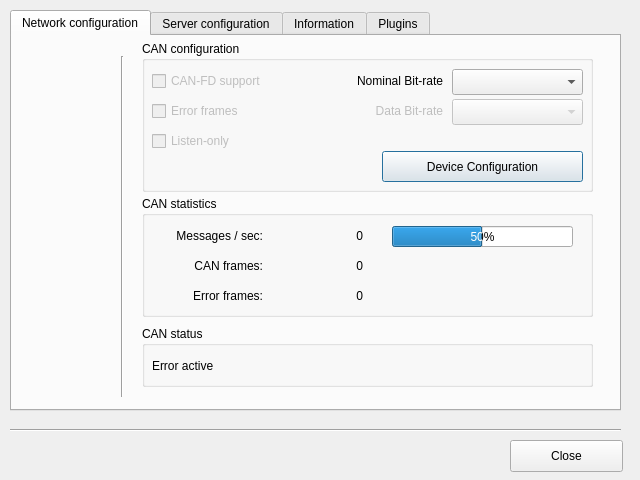
<?xml version="1.0" encoding="UTF-8"?>
<ui version="4.0">
 <class>ServerConfig</class>
 <widget class="QDialog" name="ServerConfig">
  <property name="geometry">
   <rect>
    <x>0</x>
    <y>0</y>
    <width>640</width>
    <height>480</height>
   </rect>
  </property>
  <property name="sizePolicy">
   <sizepolicy hsizetype="Fixed" vsizetype="Fixed">
    <horstretch>0</horstretch>
    <verstretch>0</verstretch>
   </sizepolicy>
  </property>
  <property name="minimumSize">
   <size>
    <width>640</width>
    <height>480</height>
   </size>
  </property>
  <property name="maximumSize">
   <size>
    <width>640</width>
    <height>480</height>
   </size>
  </property>
  <property name="windowTitle">
   <string>Dialog</string>
  </property>
  <property name="windowIcon">
   <iconset>
    <normaloff>:/images/network-icon.png</normaloff>:/images/network-icon.png</iconset>
  </property>
  <property name="locale">
   <locale language="English" country="UnitedStates"/>
  </property>
  <widget class="QPushButton" name="pclBtnCloseM">
   <property name="geometry">
    <rect>
     <x>510</x>
     <y>440</y>
     <width>113</width>
     <height>32</height>
    </rect>
   </property>
   <property name="text">
    <string>Close</string>
   </property>
   <property name="autoDefault">
    <bool>false</bool>
   </property>
  </widget>
  <widget class="QTabWidget" name="pclTabConfigM">
   <property name="enabled">
    <bool>true</bool>
   </property>
   <property name="geometry">
    <rect>
     <x>10</x>
     <y>10</y>
     <width>611</width>
     <height>401</height>
    </rect>
   </property>
   <property name="currentIndex">
    <number>0</number>
   </property>
   <widget class="QWidget" name="pclTabConfigNetworkM">
    <attribute name="title">
     <string>Network configuration</string>
    </attribute>
    <widget class="QGroupBox" name="pclGrpNetworkConfM">
     <property name="geometry">
      <rect>
       <x>130</x>
       <y>5</y>
       <width>451</width>
       <height>151</height>
      </rect>
     </property>
     <property name="title">
      <string>CAN configuration</string>
     </property>
     <widget class="QComboBox" name="pclCbbNetNomBitrateM">
      <property name="geometry">
       <rect>
        <x>310</x>
        <y>28</y>
        <width>131</width>
        <height>26</height>
       </rect>
      </property>
     </widget>
     <widget class="QLabel" name="pclLblNetNomBitrateM">
      <property name="geometry">
       <rect>
        <x>190</x>
        <y>30</y>
        <width>111</width>
        <height>20</height>
       </rect>
      </property>
      <property name="text">
       <string>Nominal Bit-rate</string>
      </property>
      <property name="alignment">
       <set>Qt::AlignRight|Qt::AlignTrailing|Qt::AlignVCenter</set>
      </property>
     </widget>
     <widget class="QCheckBox" name="pclCkbNetErrorFramesM">
      <property name="enabled">
       <bool>false</bool>
      </property>
      <property name="geometry">
       <rect>
        <x>10</x>
        <y>60</y>
        <width>171</width>
        <height>20</height>
       </rect>
      </property>
      <property name="text">
       <string>Error frames</string>
      </property>
     </widget>
     <widget class="QCheckBox" name="pclCkbNetCanFdM">
      <property name="enabled">
       <bool>false</bool>
      </property>
      <property name="geometry">
       <rect>
        <x>10</x>
        <y>30</y>
        <width>171</width>
        <height>20</height>
       </rect>
      </property>
      <property name="text">
       <string>CAN-FD support</string>
      </property>
     </widget>
     <widget class="QCheckBox" name="pclCkbNetListenOnlyM">
      <property name="enabled">
       <bool>false</bool>
      </property>
      <property name="geometry">
       <rect>
        <x>10</x>
        <y>90</y>
        <width>171</width>
        <height>20</height>
       </rect>
      </property>
      <property name="text">
       <string>Listen-only</string>
      </property>
     </widget>
     <widget class="QLabel" name="pclLblNetDatBitrateM">
      <property name="enabled">
       <bool>false</bool>
      </property>
      <property name="geometry">
       <rect>
        <x>190</x>
        <y>60</y>
        <width>111</width>
        <height>20</height>
       </rect>
      </property>
      <property name="text">
       <string>Data Bit-rate</string>
      </property>
      <property name="alignment">
       <set>Qt::AlignRight|Qt::AlignTrailing|Qt::AlignVCenter</set>
      </property>
     </widget>
     <widget class="QComboBox" name="pclCbbNetDatBitrateM">
      <property name="enabled">
       <bool>false</bool>
      </property>
      <property name="geometry">
       <rect>
        <x>310</x>
        <y>58</y>
        <width>131</width>
        <height>26</height>
       </rect>
      </property>
     </widget>
     <widget class="QPushButton" name="pclPbtNetDevSpecificConfigM">
      <property name="geometry">
       <rect>
        <x>240</x>
        <y>110</y>
        <width>201</width>
        <height>31</height>
       </rect>
      </property>
      <property name="text">
       <string>Device Configuration</string>
      </property>
     </widget>
    </widget>
    <widget class="QGroupBox" name="pclGrpNetworkStatM">
     <property name="geometry">
      <rect>
       <x>130</x>
       <y>160</y>
       <width>451</width>
       <height>121</height>
      </rect>
     </property>
     <property name="title">
      <string>CAN statistics</string>
     </property>
     <widget class="QProgressBar" name="pclPgbStatLoadM">
      <property name="enabled">
       <bool>true</bool>
      </property>
      <property name="geometry">
       <rect>
        <x>250</x>
        <y>30</y>
        <width>181</width>
        <height>21</height>
       </rect>
      </property>
      <property name="toolTip">
       <string>Bus load in percent</string>
      </property>
      <property name="value">
       <number>50</number>
      </property>
     </widget>
     <widget class="QLabel" name="pclLblStatMsgM">
      <property name="geometry">
       <rect>
        <x>10</x>
        <y>30</y>
        <width>111</width>
        <height>20</height>
       </rect>
      </property>
      <property name="text">
       <string>Messages / sec:</string>
      </property>
      <property name="alignment">
       <set>Qt::AlignRight|Qt::AlignTrailing|Qt::AlignVCenter</set>
      </property>
     </widget>
     <widget class="QLabel" name="pclLblStatErrM">
      <property name="geometry">
       <rect>
        <x>10</x>
        <y>90</y>
        <width>111</width>
        <height>20</height>
       </rect>
      </property>
      <property name="text">
       <string>Error frames:</string>
      </property>
      <property name="alignment">
       <set>Qt::AlignRight|Qt::AlignTrailing|Qt::AlignVCenter</set>
      </property>
     </widget>
     <widget class="QLabel" name="pclLblStatCanM">
      <property name="geometry">
       <rect>
        <x>10</x>
        <y>60</y>
        <width>111</width>
        <height>20</height>
       </rect>
      </property>
      <property name="text">
       <string>CAN frames:</string>
      </property>
      <property name="alignment">
       <set>Qt::AlignRight|Qt::AlignTrailing|Qt::AlignVCenter</set>
      </property>
     </widget>
     <widget class="QLabel" name="pclCntStatCanM">
      <property name="geometry">
       <rect>
        <x>130</x>
        <y>60</y>
        <width>91</width>
        <height>20</height>
       </rect>
      </property>
      <property name="text">
       <string notr="true">0</string>
      </property>
      <property name="alignment">
       <set>Qt::AlignRight|Qt::AlignTrailing|Qt::AlignVCenter</set>
      </property>
     </widget>
     <widget class="QLabel" name="pclCntStatErrM">
      <property name="geometry">
       <rect>
        <x>130</x>
        <y>90</y>
        <width>91</width>
        <height>20</height>
       </rect>
      </property>
      <property name="text">
       <string notr="true">0</string>
      </property>
      <property name="alignment">
       <set>Qt::AlignRight|Qt::AlignTrailing|Qt::AlignVCenter</set>
      </property>
     </widget>
     <widget class="QLabel" name="pclCntStatMsgM">
      <property name="geometry">
       <rect>
        <x>130</x>
        <y>30</y>
        <width>91</width>
        <height>20</height>
       </rect>
      </property>
      <property name="text">
       <string notr="true">0</string>
      </property>
      <property name="alignment">
       <set>Qt::AlignRight|Qt::AlignTrailing|Qt::AlignVCenter</set>
      </property>
     </widget>
    </widget>
    <widget class="Line" name="line_2">
     <property name="geometry">
      <rect>
       <x>100</x>
       <y>20</y>
       <width>20</width>
       <height>341</height>
      </rect>
     </property>
     <property name="orientation">
      <enum>Qt::Vertical</enum>
     </property>
    </widget>
    <widget class="QGroupBox" name="pclGrpNetworkStatusM">
     <property name="geometry">
      <rect>
       <x>130</x>
       <y>290</y>
       <width>451</width>
       <height>61</height>
      </rect>
     </property>
     <property name="title">
      <string>CAN status</string>
     </property>
     <widget class="QLabel" name="pclTxtStatusBusM">
      <property name="geometry">
       <rect>
        <x>10</x>
        <y>30</y>
        <width>121</width>
        <height>20</height>
       </rect>
      </property>
      <property name="text">
       <string>Error active</string>
      </property>
      <property name="alignment">
       <set>Qt::AlignLeading|Qt::AlignLeft|Qt::AlignVCenter</set>
      </property>
     </widget>
     <widget class="QToolButton" name="pclBtnStatusResetM">
      <property name="enabled">
       <bool>false</bool>
      </property>
      <property name="geometry">
       <rect>
        <x>390</x>
        <y>20</y>
        <width>36</width>
        <height>36</height>
       </rect>
      </property>
      <property name="toolTip">
       <string notr="true">Reset CAN interface</string>
      </property>
      <property name="statusTip">
       <string notr="true"/>
      </property>
      <property name="whatsThis">
       <string notr="true"/>
      </property>
      <property name="styleSheet">
       <string notr="true">border: 0px;</string>
      </property>
      <property name="text">
       <string notr="true"/>
      </property>
      <property name="icon">
       <iconset resource="../server.qrc">
        <normaloff>:/images/mc_reset_256.png</normaloff>:/images/mc_reset_256.png</iconset>
      </property>
      <property name="iconSize">
       <size>
        <width>32</width>
        <height>32</height>
       </size>
      </property>
      <property name="popupMode">
       <enum>QToolButton::DelayedPopup</enum>
      </property>
      <property name="toolButtonStyle">
       <enum>Qt::ToolButtonIconOnly</enum>
      </property>
      <property name="autoRaise">
       <bool>true</bool>
      </property>
     </widget>
    </widget>
   </widget>
   <widget class="QWidget" name="pclTabConfigServerM">
    <attribute name="title">
     <string>Server configuration</string>
    </attribute>
    <widget class="QPushButton" name="pclBtnConfigDefaultM">
     <property name="geometry">
      <rect>
       <x>20</x>
       <y>340</y>
       <width>191</width>
       <height>32</height>
      </rect>
     </property>
     <property name="text">
      <string>Set default values</string>
     </property>
     <property name="autoDefault">
      <bool>false</bool>
     </property>
    </widget>
    <widget class="QGroupBox" name="pclGrpNetworkM">
     <property name="enabled">
      <bool>true</bool>
     </property>
     <property name="geometry">
      <rect>
       <x>20</x>
       <y>5</y>
       <width>561</width>
       <height>101</height>
      </rect>
     </property>
     <property name="title">
      <string>Access via network</string>
     </property>
     <widget class="QCheckBox" name="pclChkServerRemoteAccessM">
      <property name="geometry">
       <rect>
        <x>20</x>
        <y>30</y>
        <width>481</width>
        <height>20</height>
       </rect>
      </property>
      <property name="text">
       <string>Allow access to server from remote computer</string>
      </property>
     </widget>
     <widget class="QLabel" name="pclLblSrvPortM">
      <property name="enabled">
       <bool>false</bool>
      </property>
      <property name="geometry">
       <rect>
        <x>20</x>
        <y>60</y>
        <width>161</width>
        <height>20</height>
       </rect>
      </property>
      <property name="text">
       <string>CANpie FD server port</string>
      </property>
      <property name="alignment">
       <set>Qt::AlignRight|Qt::AlignTrailing|Qt::AlignVCenter</set>
      </property>
     </widget>
     <widget class="QLineEdit" name="pclEdtSrvPortM">
      <property name="enabled">
       <bool>false</bool>
      </property>
      <property name="geometry">
       <rect>
        <x>210</x>
        <y>60</y>
        <width>113</width>
        <height>21</height>
       </rect>
      </property>
      <property name="maxLength">
       <number>6</number>
      </property>
     </widget>
    </widget>
    <widget class="QGroupBox" name="pclGrpSettingM">
     <property name="geometry">
      <rect>
       <x>20</x>
       <y>225</y>
       <width>561</width>
       <height>101</height>
      </rect>
     </property>
     <property name="title">
      <string>CAN network </string>
     </property>
     <widget class="QCheckBox" name="pclChkDisableNetworkM">
      <property name="enabled">
       <bool>false</bool>
      </property>
      <property name="geometry">
       <rect>
        <x>350</x>
        <y>60</y>
        <width>191</width>
        <height>20</height>
       </rect>
      </property>
      <property name="text">
       <string>Allow to disable a network </string>
      </property>
     </widget>
     <widget class="QCheckBox" name="pclChkDisableNotificationM">
      <property name="geometry">
       <rect>
        <x>20</x>
        <y>60</y>
        <width>401</width>
        <height>20</height>
       </rect>
      </property>
      <property name="text">
       <string>Suppress notifications (bus-off, error conditions)</string>
      </property>
     </widget>
     <widget class="QCheckBox" name="pclChkBusOffRecoverM">
      <property name="geometry">
       <rect>
        <x>20</x>
        <y>30</y>
        <width>401</width>
        <height>20</height>
       </rect>
      </property>
      <property name="text">
       <string>Recover from bus-off automatically</string>
      </property>
     </widget>
    </widget>
    <widget class="QGroupBox" name="pclGrpApplicationM">
     <property name="geometry">
      <rect>
       <x>20</x>
       <y>115</y>
       <width>561</width>
       <height>101</height>
      </rect>
     </property>
     <property name="title">
      <string>Access via application</string>
     </property>
     <widget class="QCheckBox" name="pclChkChangeBitrateM">
      <property name="geometry">
       <rect>
        <x>20</x>
        <y>30</y>
        <width>481</width>
        <height>20</height>
       </rect>
      </property>
      <property name="text">
       <string>Allow application to change bit-rate settings</string>
      </property>
     </widget>
     <widget class="QCheckBox" name="pclChkChangeModeM">
      <property name="geometry">
       <rect>
        <x>20</x>
        <y>60</y>
        <width>481</width>
        <height>20</height>
       </rect>
      </property>
      <property name="text">
       <string>Allow application to change operation mode (e.g. listen-only)</string>
      </property>
     </widget>
    </widget>
   </widget>
   <widget class="QWidget" name="pclTabConfigInfoM">
    <attribute name="title">
     <string>Information</string>
    </attribute>
    <widget class="QLabel" name="pclLblInfoIconM">
     <property name="geometry">
      <rect>
       <x>20</x>
       <y>10</y>
       <width>271</width>
       <height>100</height>
      </rect>
     </property>
     <property name="text">
      <string/>
     </property>
     <property name="pixmap">
      <pixmap resource="../server.qrc">:/images/canpie_fd_logo.png</pixmap>
     </property>
     <property name="scaledContents">
      <bool>false</bool>
     </property>
    </widget>
    <widget class="QLabel" name="pclLblInfoVersionM">
     <property name="geometry">
      <rect>
       <x>320</x>
       <y>60</y>
       <width>261</width>
       <height>31</height>
      </rect>
     </property>
     <property name="text">
      <string notr="true">CANpie FD Server Version 0.82</string>
     </property>
    </widget>
    <widget class="QTreeWidget" name="pclTrwNetworkM">
     <property name="geometry">
      <rect>
       <x>20</x>
       <y>130</y>
       <width>561</width>
       <height>201</height>
      </rect>
     </property>
     <property name="itemsExpandable">
      <bool>true</bool>
     </property>
     <column>
      <property name="text">
       <string>CAN</string>
      </property>
     </column>
     <column>
      <property name="text">
       <string>Connections</string>
      </property>
     </column>
     <column>
      <property name="text">
       <string>Interface</string>
      </property>
     </column>
     <column>
      <property name="text">
       <string>Version</string>
      </property>
     </column>
    </widget>
   </widget>
   <widget class="QWidget" name="pclTabConfigPluginM">
    <attribute name="title">
     <string>Plugins</string>
    </attribute>
    <widget class="QTreeWidget" name="pclTrwPluginM">
     <property name="geometry">
      <rect>
       <x>40</x>
       <y>40</y>
       <width>541</width>
       <height>192</height>
      </rect>
     </property>
     <column>
      <property name="text">
       <string>Plug-In</string>
      </property>
     </column>
     <column>
      <property name="text">
       <string>Version</string>
      </property>
     </column>
    </widget>
   </widget>
  </widget>
  <widget class="Line" name="line">
   <property name="geometry">
    <rect>
     <x>10</x>
     <y>420</y>
     <width>611</width>
     <height>20</height>
    </rect>
   </property>
   <property name="orientation">
    <enum>Qt::Horizontal</enum>
   </property>
  </widget>
 </widget>
 <tabstops>
  <tabstop>pclTabConfigM</tabstop>
  <tabstop>pclCkbNetCanFdM</tabstop>
  <tabstop>pclCbbNetNomBitrateM</tabstop>
  <tabstop>pclCbbNetDatBitrateM</tabstop>
  <tabstop>pclCkbNetErrorFramesM</tabstop>
  <tabstop>pclCkbNetListenOnlyM</tabstop>
  <tabstop>pclPbtNetDevSpecificConfigM</tabstop>
  <tabstop>pclBtnStatusResetM</tabstop>
  <tabstop>pclBtnCloseM</tabstop>
  <tabstop>pclChkServerRemoteAccessM</tabstop>
  <tabstop>pclEdtSrvPortM</tabstop>
  <tabstop>pclChkChangeBitrateM</tabstop>
  <tabstop>pclChkDisableNetworkM</tabstop>
  <tabstop>pclChkDisableNotificationM</tabstop>
  <tabstop>pclBtnConfigDefaultM</tabstop>
  <tabstop>pclTrwNetworkM</tabstop>
  <tabstop>pclTrwPluginM</tabstop>
 </tabstops>
 <resources>
  <include location="../server.qrc"/>
 </resources>
 <connections>
  <connection>
   <sender>pclBtnCloseM</sender>
   <signal>clicked()</signal>
   <receiver>ServerConfig</receiver>
   <slot>close()</slot>
   <hints>
    <hint type="sourcelabel">
     <x>566</x>
     <y>455</y>
    </hint>
    <hint type="destinationlabel">
     <x>319</x>
     <y>239</y>
    </hint>
   </hints>
  </connection>
 </connections>
</ui>
